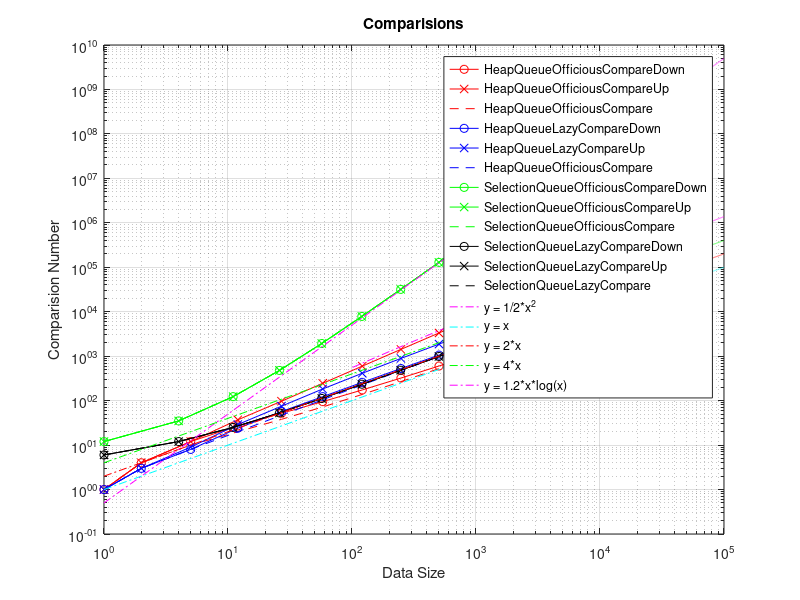
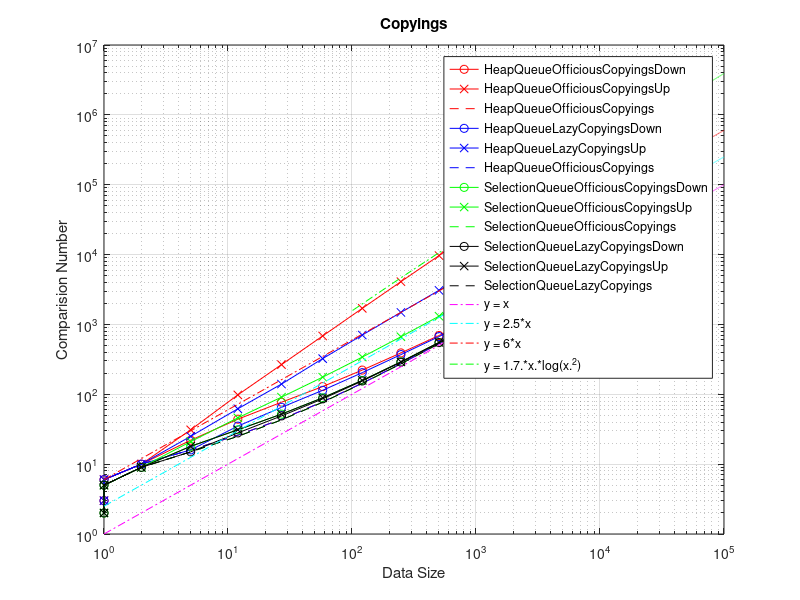

Reproduce these figures in MATLAB, in order.
%% HeapQueueOfficious
% priorytet malejcy dla kolejnych pozycji
DataSize_for_HeapQueue = [1 1 2 5 12 27 58 121 248 503 1014 2037 4084 8179 16370]
HeapQueueOfficious_Compare_down = [0 1 4 12 27 52 95 174 322 601 1139 2193 4276 8412 16647]
HeapQueueOfficious_Copyings_down = [3 6 10 22 44 77 129 222 391 694 1259 2345 4467 8649 16933]


% priorytet rosncy dla kolejnych pozycji
HeapQueueOfficious_Compare_up = [0 1 4 12 37 97 245 597 1423 3328 7656 17347 38801 85837 188151]
HeapQueueOfficious_Copyings_up = [3 6 10 31 98 266 684 1698 4096 9667 22373 50912 114222 253254 556066]

% Priorytet staly kazdego elementu
HeapQueueOfficious_Compare = [0 1 4 10 20 38 72 138 268 526 1040 2066 4116 8214 16408]
HeapQueueOfficious_Copyings = [3 6 10 16 26 44 78 144 274 532 1046 2072 4122 8220 16414]

%% HeapQueueLazy
% priorytet malejcy dla kolejnych pozycji
HeapQueueLazy_Compare_down = [0 1 3 8 24 57 123 258 528 1058 2102 4175 8303 16533 32957]
HeapQueueLazy_Copyings_down = [3 6 10 16 35 65 114 204 370 670 1232 2315 4434 8613 16894]

% priorytet rosncy dla kolejnych pozycji
HeapQueueLazy_Compare_up = [0 1 3 9 29 75 183 413 891 1871 3867 7889 15961 32147 64571]
HeapQueueLazy_Copyings_up = [3 6 10 25 62 140 324 705 1486 3076 6305 12806 25842 51969 104296]

% Priorytet staly kazdego elementu
HeapQueueLazy_Compare = [0 1 3 8 20 47 105 226 474 977 1991 4028 8112 16291 32661]
HeapQueueLazy_Copyings = [3 6 10 16 26 44 78 144 274 532 1046 2072 4122 8220 16414]

%% SelectionQueueOfficious
DataSize_for_SelectionQueue = [0 0 1 4 11 26 57 120 247 502 1013 2036 4083 8178 16369]
% priorytet malejcy dla kolejnych pozycji
SelectionQueueOfficious_Compare_down = [2 5 12 35 123 478 1928 7841 31833 128720 518598 2083771 8357807 33484706 134061972]
SelectionQueueOfficious_Copyings_down = [2 5 9 18 31 52 89 158 291 552 1069 2098 4151 8252 16449]
% priorytet rosncy dla kolejnych pozycji
SelectionQueueOfficious_Compare_up = [2 5 12 35 123 478 1928 7841 31833 128720 518598 2083771 8357807 33484706 134061972]
SelectionQueueOfficious_Copyings_up = [2 5 9 21 46 91 176 341 666 1311 2596 5161 10286 20531 41016]
% Priorytet staly kazdego elementu
SelectionQueueOfficious_Compare = [2 5 12 35 123 478 1928 7841 31833 128720 518598 2083771 8357807 33484706 134061972]
SelectionQueueOfficious_Copyings = [2 5 9 15 25 43 77 143 273 531 1045 2071 4121 8219 16413]

%% SelectionQueueLazy
% priorytet malejcy dla kolejnych pozycji
SelectionQueueLazy_Compare_down = [1 3 6 12 25 53 112 234 483 987 2002 4040 8125 16305 32676]
SelectionQueueLazy_Copyings_down = [2 5 9 15 28 49 86 155 288 549 1066 2095 4148 8249 16446]

% priorytet rosncy dla kolejnych pozycji
SelectionQueueLazy_Compare_up = [1 3 6 12 25 53 112 234 483 987 2002 4040 8125 16305 32676]
SelectionQueueLazy_Copyings_up = [2 5 9 18 31 52 89 158 291 552 1069 2098 4151 8252 16449]

% Priorytet staly kazdego elementu
SelectionQueueLazy_Compare = [1 3 6 12 25 53 112 234 483 987 2002 4040 8125 16305 32676]
SelectionQueueLazy_Copyings = [2 5 9 15 25 43 77 143 273 531 1045 2071 4121 8219 16413]
%%

fig1 = figure(1)
clf(fig1)
loglog(DataSize_for_HeapQueue,HeapQueueOfficious_Compare_down,'ro-')
hold on
loglog(DataSize_for_HeapQueue,HeapQueueOfficious_Compare_up,'rx-')
hold on
loglog(DataSize_for_HeapQueue,HeapQueueOfficious_Compare,'r--')
grid on
loglog(DataSize_for_HeapQueue,HeapQueueLazy_Compare_down,'bo-')
hold on
loglog(DataSize_for_HeapQueue,HeapQueueLazy_Compare_up,'bx-')
hold on
loglog(DataSize_for_HeapQueue,HeapQueueLazy_Compare,'b--')
grid on
loglog(DataSize_for_SelectionQueue,SelectionQueueOfficious_Compare_down,'go-')
hold on
loglog(DataSize_for_SelectionQueue,SelectionQueueOfficious_Compare_up,'gx-')
hold on
loglog(DataSize_for_SelectionQueue,SelectionQueueOfficious_Compare,'g--')
grid on
loglog(DataSize_for_SelectionQueue,SelectionQueueLazy_Compare_down,'ko-')
hold on
loglog(DataSize_for_SelectionQueue,SelectionQueueLazy_Compare_up,'kx-')
hold on
loglog(DataSize_for_SelectionQueue,SelectionQueueLazy_Compare,'k--')
hold on
N = 1000;
x = linspace(1,100000,N);
y1 = 1/2*x.^2;
y2 = x;
y3 = 2*x;
y4 = 4*x;
y5 = 1.2.*x.*log(x);
loglog(x,y1,'m-.')
hold on
loglog(x,y2,'c-.')
grid on
loglog(x,y3,'r-.')
grid on
loglog(x,y4,'g-.')
grid on
loglog(x,y5,'m-.')
grid on
title('Comparisions')
xlabel('Data Size')
ylabel('Comparision Number')
legend('HeapQueueOfficiousCompareDown','HeapQueueOfficiousCompareUp','HeapQueueOfficiousCompare','HeapQueueLazyCompareDown',...
    'HeapQueueLazyCompareUp','HeapQueueOfficiousCompare','SelectionQueueOfficiousCompareDown',...
    'SelectionQueueOfficiousCompareUp','SelectionQueueOfficiousCompare','SelectionQueueLazyCompareDown',...
    'SelectionQueueLazyCompareUp','SelectionQueueLazyCompare','y = 1/2*x^2','y = x','y = 2*x','y = 4*x','y = 1.2*x*log(x)')


fig2 = figure(2)
clf(fig2)
loglog(DataSize_for_HeapQueue,HeapQueueOfficious_Copyings_down,'ro-')
hold on
loglog(DataSize_for_HeapQueue,HeapQueueOfficious_Copyings_up,'rx-')
hold on
loglog(DataSize_for_HeapQueue,HeapQueueOfficious_Copyings,'r--')
grid on
loglog(DataSize_for_HeapQueue,HeapQueueLazy_Copyings_down,'bo-')
hold on
loglog(DataSize_for_HeapQueue,HeapQueueLazy_Copyings_up,'bx-')
hold on
loglog(DataSize_for_HeapQueue,HeapQueueLazy_Copyings,'b--')
grid on
loglog(DataSize_for_HeapQueue,SelectionQueueOfficious_Copyings_down,'go-')
hold on
loglog(DataSize_for_HeapQueue,SelectionQueueOfficious_Copyings_up,'gx-')
hold on
loglog(DataSize_for_HeapQueue,SelectionQueueOfficious_Copyings,'g--')
grid on
loglog(DataSize_for_HeapQueue,SelectionQueueLazy_Copyings_down,'ko-')
hold on
loglog(DataSize_for_HeapQueue,SelectionQueueLazy_Copyings_up,'kx-')
hold on
loglog(DataSize_for_HeapQueue,SelectionQueueLazy_Copyings,'k--')
grid on
y1 = x;
y2 = 2.5*x;
y3 = 6*x;
y4 = 1.7.*x.*log(x.^2);
loglog(x,y1,'m-.')
hold on
loglog(x,y2,'c-.')
grid on
loglog(x,y3,'r-.')
grid on
loglog(x,y4,'g-.')
grid on
title('Copyings')
xlabel('Data Size')
ylabel('Comparision Number')
legend('HeapQueueOfficiousCopyingsDown','HeapQueueOfficiousCopyingsUp','HeapQueueOfficiousCopyings','HeapQueueLazyCopyingsDown',...
    'HeapQueueLazyCopyingsUp','HeapQueueOfficiousCopyings','SelectionQueueOfficiousCopyingsDown',...
    'SelectionQueueOfficiousCopyingsUp','SelectionQueueOfficiousCopyings','SelectionQueueLazyCopyingsDown',...
    'SelectionQueueLazyCopyingsUp','SelectionQueueLazyCopyings','y = x','y = 2.5*x','y = 6*x','y = 1.7.*x.*log(x.^2)')